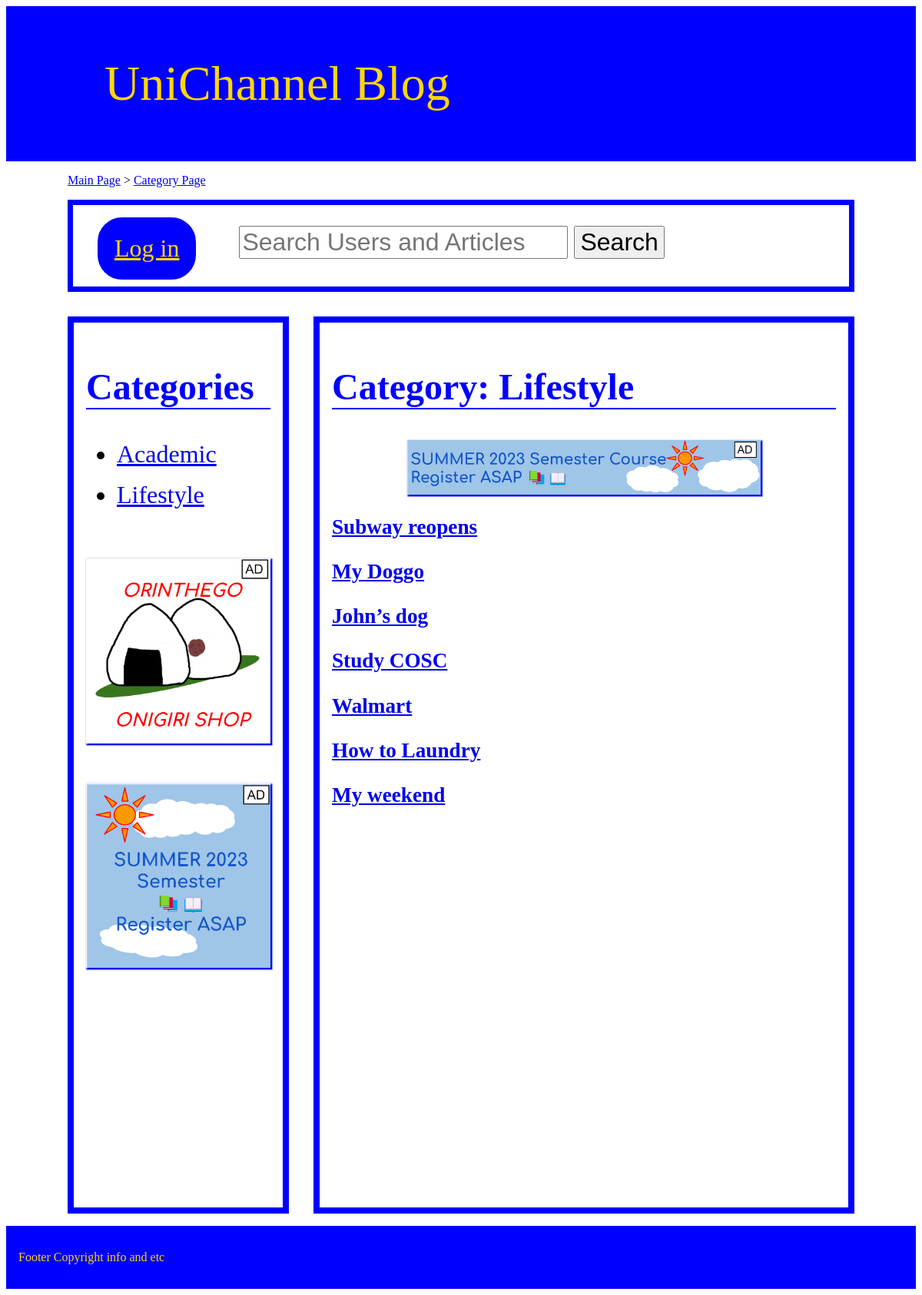
/category.php?categoryId=2, run on the app's committed database.
### tables this page shows
CREATE TABLE IF NOT EXISTS `Categories` (
  `categoryId` int(11) NOT NULL,
  `categoryName` varchar(10) NOT NULL
);

CREATE TABLE IF NOT EXISTS `Articles` (
  `articleId` int(11) NOT NULL,
  `articleTitle` varchar(30) NOT NULL,
  `username` varchar(10) DEFAULT NULL,
  `categoryId` int(11) DEFAULT NULL,
  `tagId` int(11) DEFAULT NULL,
  `articleBody` varchar(300) DEFAULT NULL,
  `views` int(11) DEFAULT NULL,
  `isDisabled` binary(1) DEFAULT NULL
);

### category.php (the view, shortened to what this page needs)
<?php
$servername = "cosc360.ok.ubc.ca";
$server_username = "83395822";
$server_password = "83395822";
$dbname = "db_83395822";
$conn = mysqli_connect($servername, $server_username, $server_password, $dbname);
$categoryId = null;
if (isset($_GET['categoryId'])) {
    $categoryId = $_GET['categoryId'];
}
?>
<!DOCTYPE html>
<html>
<head>
    <link rel="stylesheet" href="css/default.css">
    <link rel="stylesheet" href="css/article.css">
</head>
<body>
    <header><a href="main.php">UniChannel Blog</a></header>
    <div id=trail>
        <p><a href="main.php">Main Page</a> > <a href='category.php?categoryId= <?php $categoryId?> '>Category Page</a></p>
    </div>
    <?php
    include "include/top_left.php";
    echo ('<a href="#"><img src="ads/short/' . rand(1, 3) . '.png" alt="Advertisement"></a>');
    echo ('</div>');
    ?>
    <div id="right">
        <?php
        if (isset($_GET['categoryId'])) {
            $categoryId = $_GET['categoryId'];
            $sql1 = "SELECT categoryName FROM Categories WHERE categoryId = '$categoryId'";
            $result1 = mysqli_query($conn, $sql1);
            if (mysqli_num_rows($result1) > 0) {
                while ($row = mysqli_fetch_assoc($result1)) {
                    echo ("<h2>Category: " . $row['categoryName'] . "</h2>");
                }
            }
            include "include/ad_long.php";
            $sql2 = "SELECT articleId, articleTitle FROM Articles WHERE categoryId =  '$categoryId'";
            $result2 = mysqli_query($conn, $sql2);
            if (mysqli_num_rows($result2) > 0) {
                while($row = mysqli_fetch_assoc($result2)) {
                    echo "<h3><a href='article.php?articleId=" . $row["articleId"] . "'>". $row["articleTitle"] . "</h3>";
                }
            } else {
                echo "Articles not found in this category yet";
            }
        }
        ?>
    </div>
    <?php include "include/footer.php" ?>
</body>
</html>

### css/default.css (style rules this page uses)
header { font-size: 4em; background-color: blue; color: gold; padding: 1em 0em 1em 2em; }
header a { text-decoration: none; color: gold; }
h2 { font-size: 3em; color: blue; border-bottom: 0.05em solid blue; }
div#trail { margin: 0em 0em 0em 5em; }
div#left img { margin: 3em 0em 0em 0em; box-shadow: 0.1em 0.1em 0.1em 0.1em; width: 100%; }

### css/article.css (style rules this page uses)
div#right { border: 0.5em solid blue; margin: 0em 5em 0em 25em; padding: 1em; height: 70em; overflow: scroll; }
h3 { font-size: 1.7em; color: black; }

### data on the page
categories: categoryName "Lifestyle"
articles: articleTitle "Subway reopens"
articles: articleTitle "My Doggo"
articles: articleTitle "John’s dog"
articles: articleTitle "Study COSC"
articles: articleTitle "Walmart"
articles: articleTitle "How to Laundry"
articles: articleTitle "My weekend"
